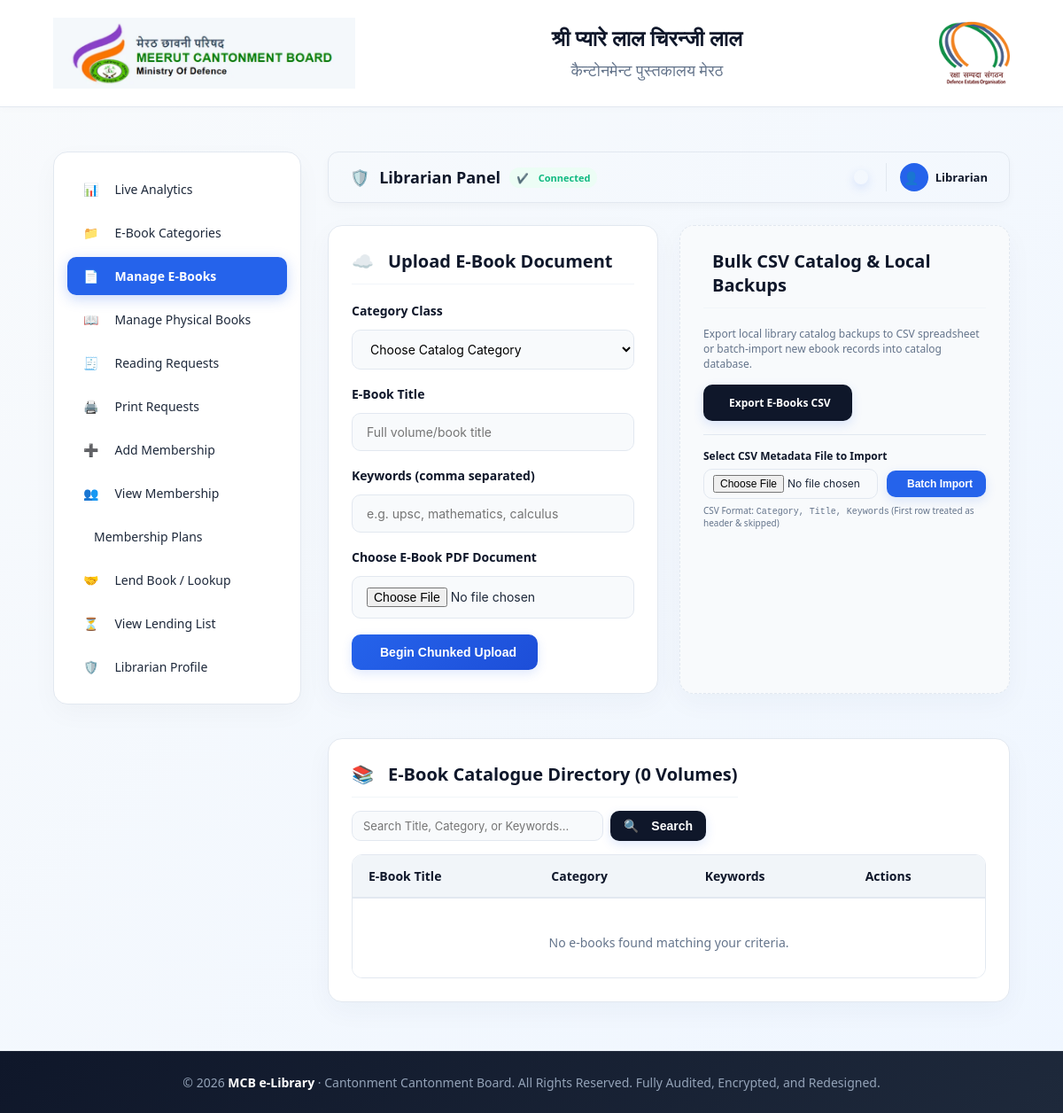
Before: /index.php?action=admin&tab=ebooks (signed in) with the older database file.
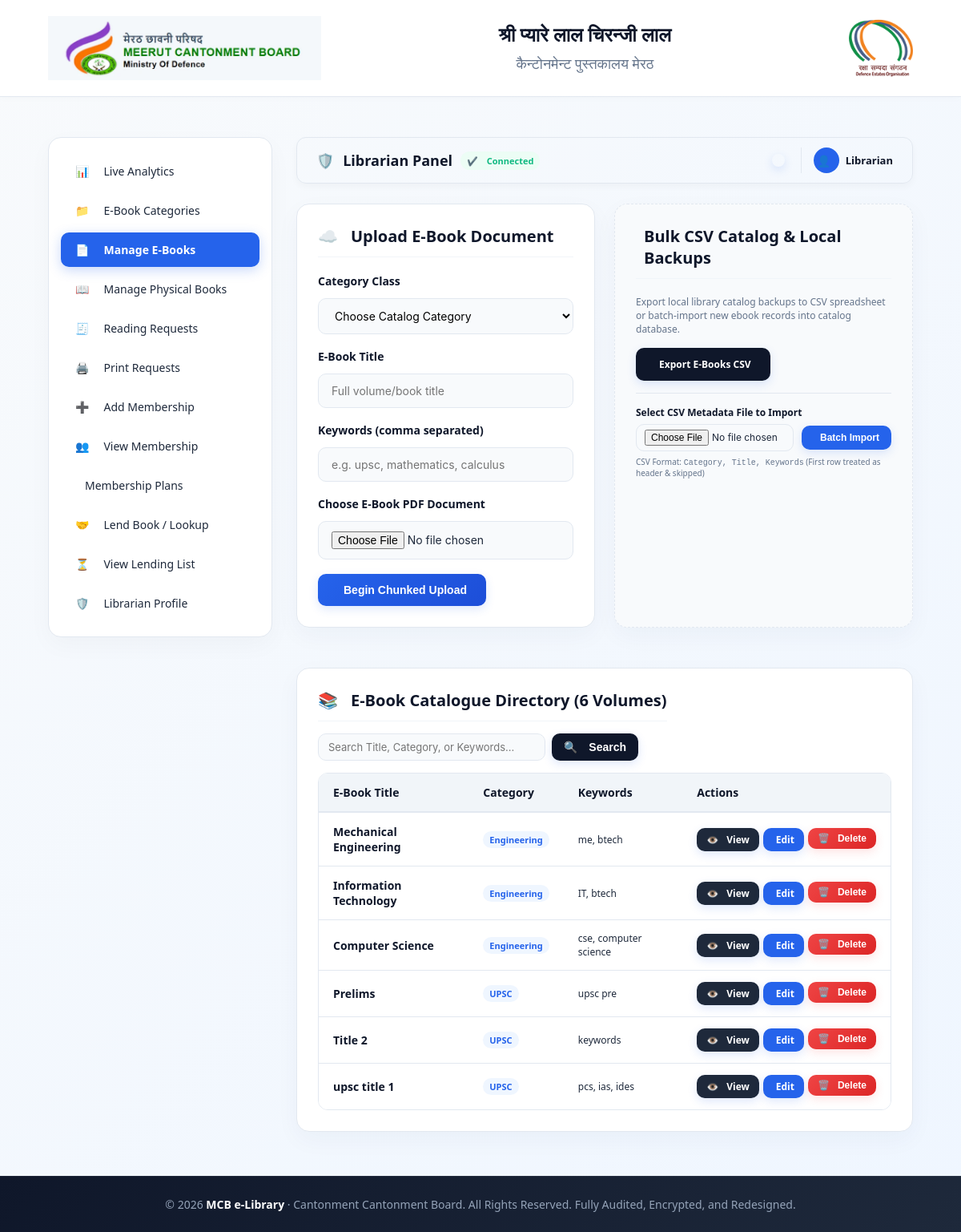
After: the same page with the newer database file.
### tables this page shows
CREATE TABLE `ebooks` (
  `id` int(11) NOT NULL,
  `category_id` int(11) NOT NULL,
  `title` varchar(255) NOT NULL,
  `keywords` varchar(500) DEFAULT NULL,
  `pdf_file` varchar(255) NOT NULL,
  `created_at` timestamp NULL DEFAULT CURRENT_TIMESTAMP
);

CREATE TABLE `categories` (
  `id` int(11) NOT NULL,
  `name` varchar(100) NOT NULL,
  `created_at` timestamp NULL DEFAULT CURRENT_TIMESTAMP
);

### config.php (called while the page is built, shortened)
<?php
function e($v){ return htmlspecialchars((string)$v, ENT_QUOTES, 'UTF-8'); }
?>

### app/views/admin/ebooks.php (the view, shortened to what the rows shown need)
<?php
$e_search = trim($_GET['e_search'] ?? '');
$e_page = (int)($_GET['e_page'] ?? 1);
$e_limit = 10;
$where_clause = "";
$params = [];
$types = "";
$e_offset = ($e_page - 1) * $e_limit;
if ($e_search !== '') {
    $stmt = $db->prepare("SELECT e.*, c.name category FROM ebooks e JOIN categories c ON c.id = e.category_id $where_clause ORDER BY e.id DESC LIMIT ? OFFSET ?");
    $types_limit = $types . "ii";
    $bind_params = array_merge($params, [$e_limit, $e_offset]);
    $stmt->bind_param($types_limit, ...$bind_params);
} else {
    $stmt = $db->prepare("SELECT e.*, c.name category FROM ebooks e JOIN categories c ON c.id = e.category_id ORDER BY e.id DESC LIMIT ? OFFSET ?");
    $stmt->bind_param("ii", $e_limit, $e_offset);
}
$stmt->execute();
$ebooks_result = $stmt->get_result();
?>
<div class="card" style="margin-top: 25px;">
    <div class="table-responsive">
        <table id="ebooksTable">
            <thead>
                <tr>
                    <th>E-Book Title</th>
                    <th>Category</th>
                    <th>Keywords</th>
                    <th>Actions</th>
                </tr>
            </thead>
            <tbody>
                <?php if ($ebooks_result->num_rows === 0): ?>
                    <tr>
                        <td colspan="4" style="text-align:center; padding:30px; color:var(--text-muted);">
                            <i class="fa-solid fa-triangle-exclamation" style="font-size:24px; margin-bottom:10px; display:block;"></i>
                            No e-books found matching your criteria.
                        </td>
                    </tr>
                <?php else: ?>
                    <?php while($r = $ebooks_result->fetch_assoc()): ?>
                        <tr>
                            <td style="font-weight:600; color:var(--navy-dark);"><?= e($r['title']) ?></td>
                            <td><span class="badge badge-blue" style="font-size:11px; padding:3px 8px; font-weight:600;"><?= e($r['category']) ?></span></td>
                            <td style="font-size:12px; color:var(--text-secondary);"><?= e($r['keywords'] ?: '—') ?></td>
                            <td>
                                <div style="display:flex; gap:5px;">
                                    <a class="btn" style="background:var(--navy-light); padding:6px 12px; font-size:12px; display:inline-flex; align-items:center; gap:4px;" onclick="openPdfModal(<?= $r['id'] ?>, null, '<?= e(addslashes($r['title'])) ?>', true)"><i class="fa-solid fa-eye"></i> View</a>
                                    <a class="btn" style="background:var(--primary); padding:6px 12px; font-size:12px; display:inline-flex; align-items:center; gap:4px;" href="?action=admin&tab=ebooks&edit=<?= $r['id'] ?>"><i class="fa-solid fa-pen-to-square"></i> Edit</a>
                                    <form method="post" action="?action=delete_ebook" class="delete-form" style="display:inline; margin:0;">
                                        <button class="danger btn btn-danger" type="submit" style="padding:6px 12px; font-size:12px; display:inline-flex; align-items:center; gap:4px;"><i class="fa-solid fa-trash-can"></i> Delete</button>
                                    </form>
                                </div>
                            </td>
                        </tr>
                    <?php endwhile; ?>
                <?php endif; ?>
            </tbody>
        </table>
    </div>
</div>

Changed rows visible on the page:
added ebooks: title "Mechanical Engineering", category.name "Engineering", keywords "me, btech"
added ebooks: title "Information Technology", category.name "Engineering", keywords "IT, btech"
added ebooks: title "Computer Science", category.name "Engineering", keywords "cse, computer science"
added ebooks: title "Prelims", category.name "UPSC", keywords "upsc pre"
added ebooks: title "Title 2", category.name "UPSC", keywords "keywords"
added ebooks: title "upsc title 1", category.name "UPSC", keywords "pcs, ias, ides"
Other visible differences:
$total_ebooks: "0" → "6"
text no longer shown: "No e-books found matching your criteria."
